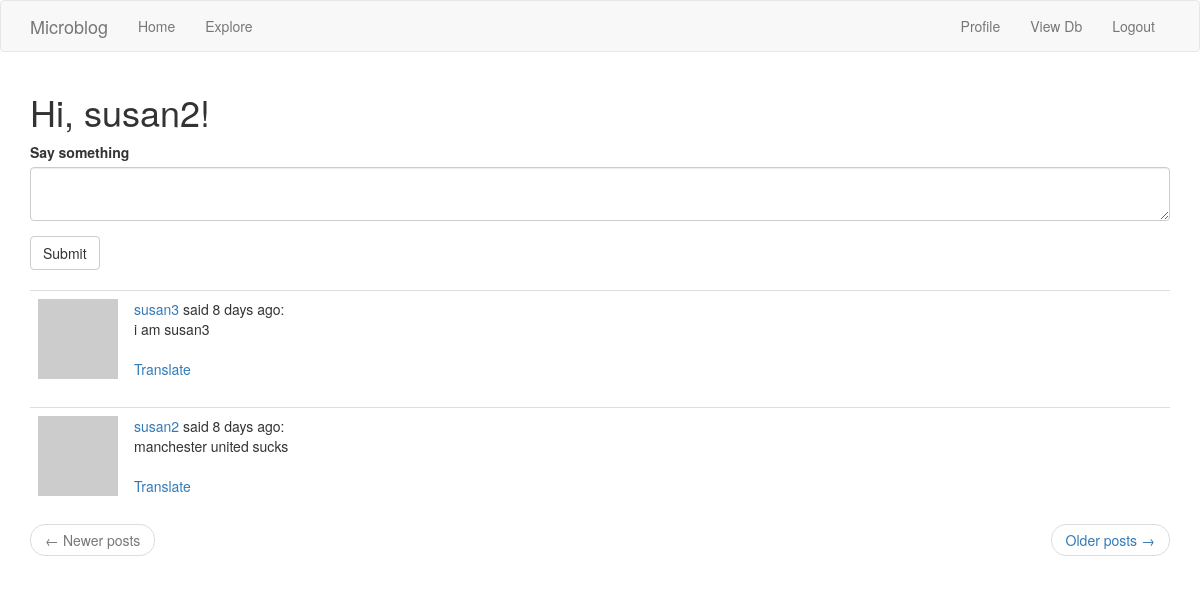
The page /index (signed in) on the database its author committed.
### app/models.py (models this page shows, shortened)
class User(UserMixin, db.Model):
    id = db.Column(db.Integer, primary_key=True)
    username = db.Column(db.String(64), index=True, unique=True)
    email = db.Column(db.String(120), index=True, unique=True)
    password_hash = db.Column(db.String(128))
    fav_animal = db.Column(db.String(128)) #added later during migration
    about_me = db.Column(db.String(140))
    last_seen = db.Column(db.DateTime, default=datetime.utcnow)
    posts = db.relationship('Post', backref='author', lazy='dynamic')
    followed = db.relationship(
        'User', secondary=followers, #User is the right side entity in the relation, left side = parent class (obv self referential)
        primaryjoin=(followers.c.follower_id == id), #how we link LHS of followers table with Users
        secondaryjoin=(followers.c.followed_id == id), #how we link RHS of followers table with Users
        backref=db.backref('followers', lazy='dynamic'), #indicates how the rel-ship is accessed from RHS
        lazy='dynamic' #lazy population both from LHS (this line) and RHS (prev line)
    )
    def followed_posts(self):
        followed = Post.query\
            .join(followers, (followers.c.followed_id == Post.user_id) #join Posts and followers where posts are made by followed people
            ).filter(followers.c.follower_id == self.id #filter the resulting table s.t. the follower is the current user
            )
        own = Post.query.filter_by(user_id=self.id)
        return followed.union(own).order_by(Post.timestamp.desc())
    @login.user_loader
    def load_user(id):
        return User.query.get(int(id))
    def avatar(self, size):
        digest = md5(self.email.lower().encode('utf-8')).hexdigest()
        return 'https://www.gravatar.com/avatar/{}?d=identicon&s={}'.format(
            digest, size)

class Post(db.Model):
    id = db.Column(db.Integer, primary_key=True)
    body = db.Column(db.String(140))
    timestamp = db.Column(db.DateTime, index=True, default=datetime.utcnow)
    user_id = db.Column(db.Integer, db.ForeignKey('user.id'))
    language = db.Column(db.String(5))

### app/routes.py (the view, shortened to what this page needs)
@app.route('/', methods=['GET', 'POST'])
@app.route('/index', methods=['GET', 'POST'])
@login_required #forces the user to login before seeing the app
def index():
    form = PostForm()
    page = request.args.get('page', 1, type=int)
    posts = current_user.followed_posts().paginate(page, app.config['POSTS_PER_PAGE'], False)
    next_url = url_for('index', page=posts.next_num) if posts.has_next else None
    prev_url = url_for('index', page=posts.prev_num) if posts.has_prev else None
    return render_template('index.html', title='Bonanzaz', form=form, posts=posts.items,
                           next_url=next_url, prev_url=prev_url)

### app/forms.py
class PostForm(FlaskForm):
    post = TextAreaField('Say something', validators=[DataRequired(), Length(min=1, max=400)])
    submit = SubmitField('Submit')

### app/routes.py (called while the page is built)
@app.before_request
def before_request():
    if current_user.is_authenticated:
        current_user.last_seen = datetime.utcnow() #always use UTC, otherwise the times will display differently depending on your location
        db.session.commit()

### app/templates/index.html
{% extends "base.html" %}
{% import 'bootstrap/wtf.html' as wtf %}
{% block app_content %}
    <h1>Hi, {{ current_user.username }}!</h1>
    {% if form %}
        {{ wtf.quick_form(form) }}
        <br>
    {% endif %}
    {% for post in posts %}
        {% include '_post.html' %}
    {% endfor %}
    <nav aria-label="...">
        <ul class="pager">
            <li class="previous{% if not prev_url %} disabled{% endif %}">
                <a href="{{ prev_url or '#' }}">
                    <span aria-hidden="true">&larr;</span> Newer posts
                </a>
            </li>
            <li class="next{% if not next_url %} disabled{% endif %}">
                <a href="{{ next_url or '#' }}">
                    Older posts <span aria-hidden="true">&rarr;</span>
                </a>
            </li>
        </ul>
    </nav>
{% endblock %}

### app/templates/_post.html
    <table class="table table-hover">
        <tr>
            <td width="70px">
                <a href="{{ url_for('user', username=post.author.username) }}">
                    <img src="{{ post.author.avatar(70) }}" />
                </a>
            </td>
            <td>
                <a href="{{ url_for('user', username=post.author.username) }}">
                    {{ post.author.username }}
                </a>
                said {{ moment(post.timestamp).fromNow() }}:
                <br>
                <span id="post{{ post.id }}">{{ post.body }}</span>
                <br><br>
                <span id="translation{{ post.id }}">
                    <a href="javascript:translate(
                                '#post{{ post.id }}',
                                '#translation{{ post.id }}',
                                '{{ post.language }}',
                                '{{ g.locale }}');">Translate</a>
                </span>
            </td>
        </tr>
    </table>

### rows shown on the page
User: username "susan2"
Post: author.username "susan3", timestamp "8 days ago", body "i am susan3"
Post: author.username "susan2", timestamp "8 days ago", body "manchester united sucks"
